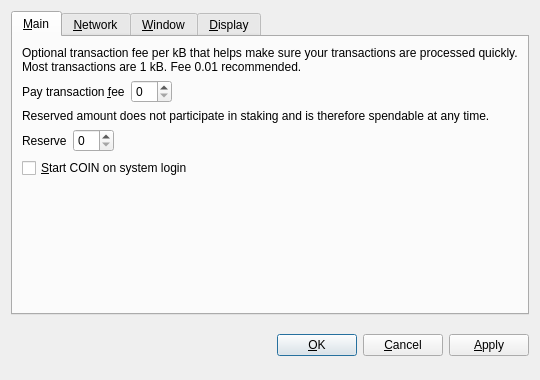
<?xml version="1.0" encoding="UTF-8"?>
<ui version="4.0">
 <class>OptionsDialog</class>
 <widget class="QDialog" name="OptionsDialog">
  <property name="geometry">
   <rect>
    <x>0</x>
    <y>0</y>
    <width>540</width>
    <height>380</height>
   </rect>
  </property>
  <property name="windowTitle">
   <string>Options</string>
  </property>
  <property name="modal">
   <bool>true</bool>
  </property>
  <layout class="QVBoxLayout" name="verticalLayout">
   <item>
    <widget class="QTabWidget" name="tabWidget">
     <property name="tabPosition">
      <enum>QTabWidget::North</enum>
     </property>
     <property name="currentIndex">
      <number>0</number>
     </property>
     <widget class="QWidget" name="tabMain">
      <attribute name="title">
       <string>&amp;Main</string>
      </attribute>
      <layout class="QVBoxLayout" name="verticalLayout_Main">
       <item>
        <widget class="QLabel" name="transactionFeeInfoLabel">
         <property name="text">
          <string>Optional transaction fee per kB that helps make sure your transactions are processed quickly. Most transactions are 1 kB. Fee 0.01 recommended.</string>
         </property>
         <property name="textFormat">
          <enum>Qt::PlainText</enum>
         </property>
         <property name="wordWrap">
          <bool>true</bool>
         </property>
        </widget>
       </item>
       <item>
        <layout class="QHBoxLayout" name="horizontalLayoutFee">
         <item>
          <widget class="QLabel" name="transactionFeeLabel">
           <property name="text">
            <string>Pay transaction &amp;fee</string>
           </property>
           <property name="textFormat">
            <enum>Qt::PlainText</enum>
           </property>
           <property name="buddy">
            <cstring>transactionFee</cstring>
           </property>
          </widget>
         </item>
         <item>
          <widget class="BitcoinAmountField" name="transactionFee"/>
         </item>
         <item>
          <spacer name="horizontalSpacerFee">
           <property name="orientation">
            <enum>Qt::Horizontal</enum>
           </property>
           <property name="sizeHint" stdset="0">
            <size>
             <width>40</width>
             <height>20</height>
            </size>
           </property>
          </spacer>
         </item>
        </layout>
       </item>
       <item>
        <widget class="QLabel" name="reserveBalanceInfoLabel">
         <property name="text">
          <string>Reserved amount does not participate in staking and is therefore spendable at any time.</string>
         </property>
         <property name="textFormat">
          <enum>Qt::PlainText</enum>
         </property>
         <property name="wordWrap">
          <bool>true</bool>
         </property>
        </widget>
       </item>
       <item>
        <layout class="QHBoxLayout" name="horizontalLayoutReserveBalance">
         <item>
          <widget class="QLabel" name="reserveBalanceLabel">
           <property name="text">
            <string>Reserve</string>
           </property>
           <property name="textFormat">
            <enum>Qt::PlainText</enum>
           </property>
           <property name="buddy">
            <cstring>reserveBalance</cstring>
           </property>
          </widget>
         </item>
         <item>
          <widget class="BitcoinAmountField" name="reserveBalance"/>
         </item>
         <item>
          <spacer name="horizontalSpacerReserveBalance">
           <property name="orientation">
            <enum>Qt::Horizontal</enum>
           </property>
           <property name="sizeHint" stdset="0">
            <size>
             <width>40</width>
             <height>20</height>
            </size>
           </property>
          </spacer>
         </item>
        </layout>
       </item>
       <item>
        <widget class="QCheckBox" name="bitcoinAtStartup">
         <property name="toolTip">
          <string>Automatically start COIN after logging in to the system.</string>
         </property>
         <property name="text">
          <string>&amp;Start COIN on system login</string>
         </property>
        </widget>
       </item>
       <item>
        <spacer name="verticalSpacer_Main">
         <property name="orientation">
          <enum>Qt::Vertical</enum>
         </property>
         <property name="sizeHint" stdset="0">
          <size>
           <width>20</width>
           <height>40</height>
          </size>
         </property>
        </spacer>
       </item>
      </layout>
     </widget>
     <widget class="QWidget" name="tabNetwork">
      <attribute name="title">
       <string>&amp;Network</string>
      </attribute>
      <layout class="QVBoxLayout" name="verticalLayout_Network">
       <item>
        <widget class="QCheckBox" name="mapPortUpnp">
         <property name="toolTip">
          <string>Automatically open the COIN client port on the router. This only works when your router supports UPnP and it is enabled.</string>
         </property>
         <property name="text">
          <string>Map port using &amp;UPnP</string>
         </property>
        </widget>
       </item>
       <item>
        <widget class="QCheckBox" name="connectSocks">
         <property name="toolTip">
          <string>Connect to the COIN network through a SOCKS proxy (e.g. when connecting through Tor).</string>
         </property>
         <property name="text">
          <string>&amp;Connect through SOCKS proxy:</string>
         </property>
        </widget>
       </item>
       <item>
        <layout class="QHBoxLayout" name="horizontalLayout_Network">
         <item>
          <widget class="QLabel" name="proxyIpLabel">
           <property name="text">
            <string>Proxy &amp;IP:</string>
           </property>
           <property name="textFormat">
            <enum>Qt::PlainText</enum>
           </property>
           <property name="buddy">
            <cstring>proxyIp</cstring>
           </property>
          </widget>
         </item>
         <item>
          <widget class="QValidatedLineEdit" name="proxyIp">
           <property name="maximumSize">
            <size>
             <width>140</width>
             <height>16777215</height>
            </size>
           </property>
           <property name="toolTip">
            <string>IP address of the proxy (e.g. 127.0.0.1)</string>
           </property>
          </widget>
         </item>
         <item>
          <widget class="QLabel" name="proxyPortLabel">
           <property name="text">
            <string>&amp;Port:</string>
           </property>
           <property name="textFormat">
            <enum>Qt::PlainText</enum>
           </property>
           <property name="buddy">
            <cstring>proxyPort</cstring>
           </property>
          </widget>
         </item>
         <item>
          <widget class="QLineEdit" name="proxyPort">
           <property name="maximumSize">
            <size>
             <width>55</width>
             <height>16777215</height>
            </size>
           </property>
           <property name="toolTip">
            <string>Port of the proxy (e.g. 9050)</string>
           </property>
          </widget>
         </item>
         <item>
          <widget class="QLabel" name="socksVersionLabel">
           <property name="text">
            <string>SOCKS &amp;Version:</string>
           </property>
           <property name="textFormat">
            <enum>Qt::PlainText</enum>
           </property>
           <property name="buddy">
            <cstring>socksVersion</cstring>
           </property>
          </widget>
         </item>
         <item>
          <widget class="QValueComboBox" name="socksVersion">
           <property name="toolTip">
            <string>SOCKS version of the proxy (e.g. 5)</string>
           </property>
          </widget>
         </item>
         <item>
          <spacer name="horizontalSpacer_Network">
           <property name="orientation">
            <enum>Qt::Horizontal</enum>
           </property>
           <property name="sizeHint" stdset="0">
            <size>
             <width>40</width>
             <height>20</height>
            </size>
           </property>
          </spacer>
         </item>
        </layout>
       </item>
       <item>
        <spacer name="verticalSpacer_Network">
         <property name="orientation">
          <enum>Qt::Vertical</enum>
         </property>
         <property name="sizeHint" stdset="0">
          <size>
           <width>20</width>
           <height>40</height>
          </size>
         </property>
        </spacer>
       </item>
      </layout>
     </widget>
     <widget class="QWidget" name="tabWindow">
      <attribute name="title">
       <string>&amp;Window</string>
      </attribute>
      <layout class="QVBoxLayout" name="verticalLayout_Window">
       <item>
        <widget class="QCheckBox" name="minimizeToTray">
         <property name="toolTip">
          <string>Show only a tray icon after minimizing the window.</string>
         </property>
         <property name="text">
          <string>&amp;Minimize to the tray instead of the taskbar</string>
         </property>
        </widget>
       </item>
       <item>
        <widget class="QCheckBox" name="minimizeOnClose">
         <property name="toolTip">
          <string>Minimize instead of exit the application when the window is closed. When this option is enabled, the application will be closed only after selecting Quit in the menu.</string>
         </property>
         <property name="text">
          <string>M&amp;inimize on close</string>
         </property>
        </widget>
       </item>
       <item>
        <spacer name="verticalSpacer_Window">
         <property name="orientation">
          <enum>Qt::Vertical</enum>
         </property>
         <property name="sizeHint" stdset="0">
          <size>
           <width>20</width>
           <height>40</height>
          </size>
         </property>
        </spacer>
       </item>
      </layout>
     </widget>
     <widget class="QWidget" name="tabDisplay">
      <attribute name="title">
       <string>&amp;Display</string>
      </attribute>
      <layout class="QVBoxLayout" name="verticalLayout_Display">
       <item>
        <layout class="QHBoxLayout" name="horizontalLayout_1_Display">
         <item>
          <widget class="QLabel" name="langLabel">
           <property name="text">
            <string>User Interface &amp;language:</string>
           </property>
           <property name="textFormat">
            <enum>Qt::PlainText</enum>
           </property>
           <property name="buddy">
            <cstring>lang</cstring>
           </property>
          </widget>
         </item>
         <item>
          <widget class="QValueComboBox" name="lang">
           <property name="toolTip">
            <string>The user interface language can be set here. This setting will take effect after restarting COIN.</string>
           </property>
          </widget>
         </item>
        </layout>
       </item>
       <item>
        <layout class="QHBoxLayout" name="horizontalLayout_2_Display">
         <item>
          <widget class="QLabel" name="unitLabel">
           <property name="text">
            <string>&amp;Unit to show amounts in:</string>
           </property>
           <property name="textFormat">
            <enum>Qt::PlainText</enum>
           </property>
           <property name="buddy">
            <cstring>unit</cstring>
           </property>
          </widget>
         </item>
         <item>
          <widget class="QValueComboBox" name="unit">
           <property name="toolTip">
            <string>Choose the default subdivision unit to show in the interface and when sending coins.</string>
           </property>
          </widget>
         </item>
        </layout>
       </item>
       <item>
        <widget class="QCheckBox" name="displayAddresses">
         <property name="toolTip">
          <string>Whether to show COIN addresses in the transaction list or not.</string>
         </property>
         <property name="text">
          <string>&amp;Display addresses in transaction list</string>
         </property>
        </widget>
       </item>
       <item>
        <widget class="QCheckBox" name="coinControlFeatures">
         <property name="toolTip">
          <string>Whether to show coin control features or not.</string>
         </property>
         <property name="text">
          <string>Display coin &amp;control features (experts only!)</string>
         </property>
        </widget>
       </item>
       <item>
        <spacer name="verticalSpacer_Display">
         <property name="orientation">
          <enum>Qt::Vertical</enum>
         </property>
         <property name="sizeHint" stdset="0">
          <size>
           <width>20</width>
           <height>40</height>
          </size>
         </property>
        </spacer>
       </item>
      </layout>
     </widget>
    </widget>
   </item>
   <item>
    <layout class="QHBoxLayout" name="horizontalLayout_Buttons">
     <item>
      <spacer name="horizontalSpacer_1">
       <property name="orientation">
        <enum>Qt::Horizontal</enum>
       </property>
       <property name="sizeHint" stdset="0">
        <size>
         <width>40</width>
         <height>48</height>
        </size>
       </property>
      </spacer>
     </item>
     <item>
      <widget class="QLabel" name="statusLabel">
       <property name="font">
        <font>
         <weight>75</weight>
         <bold>true</bold>
        </font>
       </property>
       <property name="text">
        <string/>
       </property>
       <property name="textFormat">
        <enum>Qt::PlainText</enum>
       </property>
       <property name="wordWrap">
        <bool>true</bool>
       </property>
      </widget>
     </item>
     <item>
      <spacer name="horizontalSpacer_2">
       <property name="orientation">
        <enum>Qt::Horizontal</enum>
       </property>
       <property name="sizeHint" stdset="0">
        <size>
         <width>40</width>
         <height>48</height>
        </size>
       </property>
      </spacer>
     </item>
     <item>
      <widget class="QPushButton" name="okButton">
       <property name="text">
        <string>&amp;OK</string>
       </property>
      </widget>
     </item>
     <item>
      <widget class="QPushButton" name="cancelButton">
       <property name="text">
        <string>&amp;Cancel</string>
       </property>
       <property name="autoDefault">
        <bool>false</bool>
       </property>
      </widget>
     </item>
     <item>
      <widget class="QPushButton" name="applyButton">
       <property name="text">
        <string>&amp;Apply</string>
       </property>
       <property name="autoDefault">
        <bool>false</bool>
       </property>
      </widget>
     </item>
    </layout>
   </item>
  </layout>
 </widget>
 <customwidgets>
  <customwidget>
   <class>BitcoinAmountField</class>
   <extends>QSpinBox</extends>
   <header>bitcoinamountfield.h</header>
  </customwidget>
  <customwidget>
   <class>QValueComboBox</class>
   <extends>QComboBox</extends>
   <header>qvaluecombobox.h</header>
  </customwidget>
  <customwidget>
   <class>QValidatedLineEdit</class>
   <extends>QLineEdit</extends>
   <header>qvalidatedlineedit.h</header>
  </customwidget>
 </customwidgets>
 <resources/>
 <connections/>
</ui>
